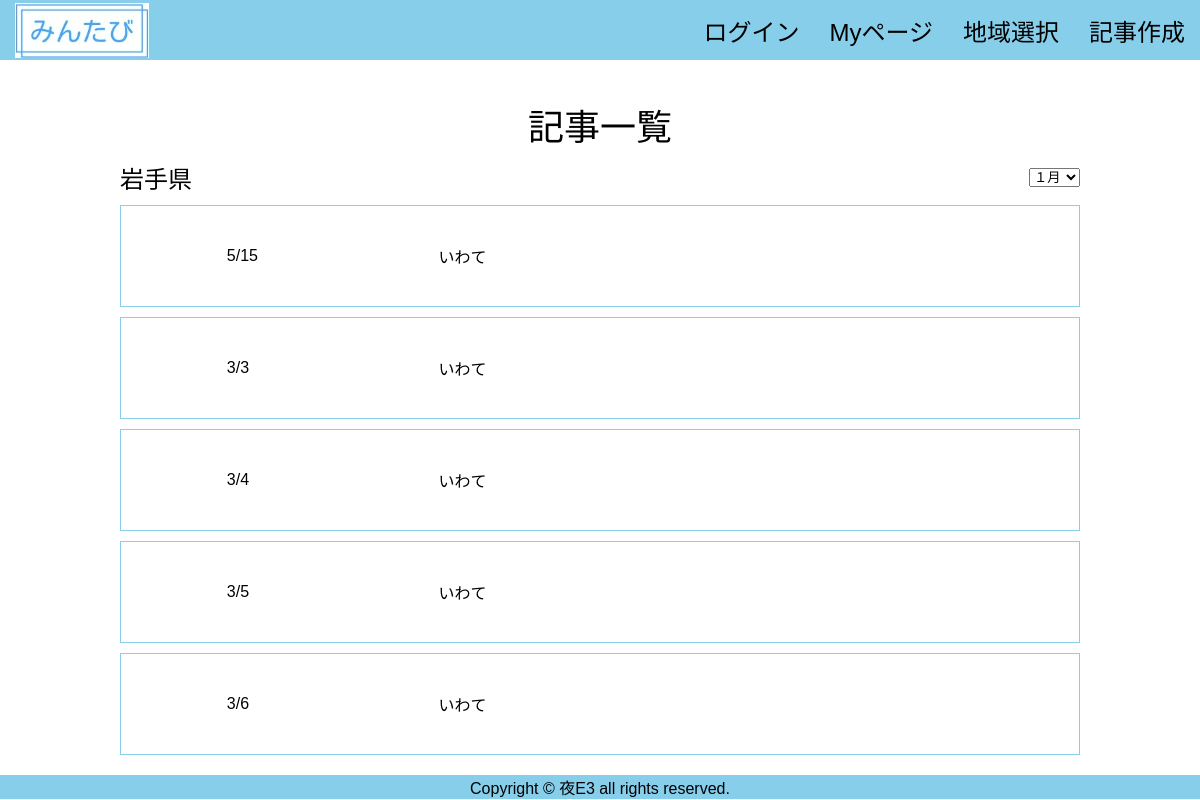
Before: /thread/3 with the older database file.
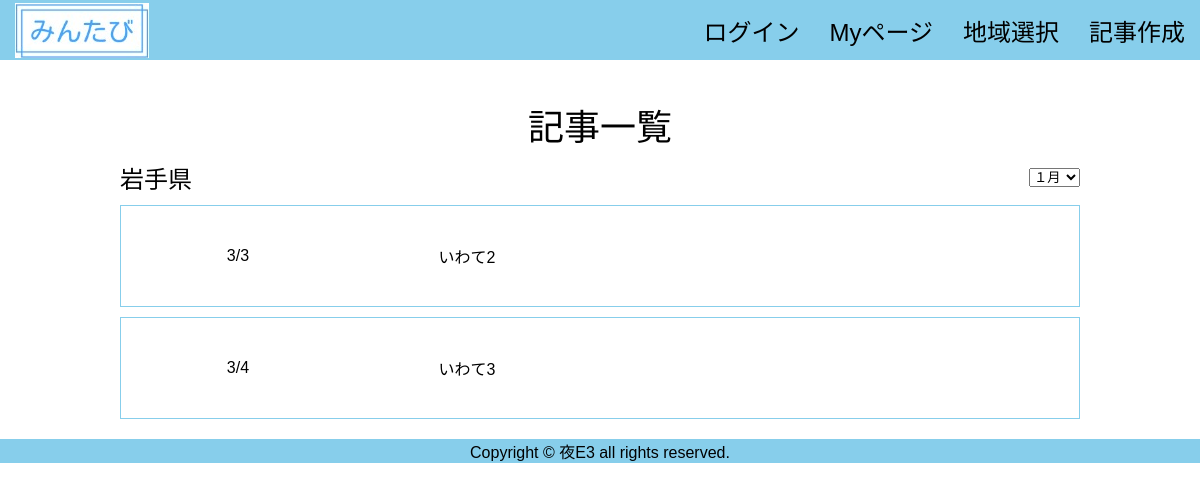
After: the same page with the newer database file.
### tables this page shows
CREATE TABLE "page" (
	"ID"	INTEGER PRIMARY KEY AUTOINCREMENT,
	"userID"	INTEGER,
	"editPASS"	TEXT,
	"title"	TEXT,
	"prefectures"	INTEGER,
	"month"	INTEGER,
	"date"	INTEGER,
	"flag"	INTEGER,
	"period"	TEXT
);

### app.py (the view)
@app.route('/thread/<int:areaid>', methods=["GET"])
def thread(areaid):
    conn = sqlite3.connect('flaskapp.db')
    c = conn.cursor()
    c.execute("select area from Prefecture where No=?", (areaid,))
    area = c.fetchone()
    c.execute(
        "select month, date, title from page where flag=0 and prefectures=?", (areaid,))
    page = []
    for row in c.fetchall():
        page.append({"month": row[0], "date": row[1], "title": row[2]})
    c.close()
    print(area)
    print(page)
    return render_template('thread.html', page=page, area=area)

### templates/thread.html (shortened to what this page needs)
<!DOCTYPE html>
{% extends 'base.html' %}
{% block content %}
    <div class="title">記事一覧</div>
    <div class="thread_box">
      <div class="area"><p>{{area[0]}}</p></div>
      <div class="month">
        <form action="#" method="post">
          <select name="month">
            <option value="1">１月</option>
          </select>
        </form>
      </div>
    </div>
   {% for item in page %}
   <div class="thread_box2">
     <div class="item1">{{item["month"]}}/{{item["date"]}}</div>
     <div class="item2">{{item["title"]}}</div>
   </div>
   {% endfor %}
{% endblock %}

Changed rows visible on the page:
no longer on this page (row edited): page: month "5", date "15", title "いわて"
no longer on this page (row edited): page: month "3", date "5", title "いわて"
no longer on this page (row edited): page: month "3", date "6", title "いわて"
changed page: title "いわて" → "いわて2"
changed page: title "いわて" → "いわて3"
